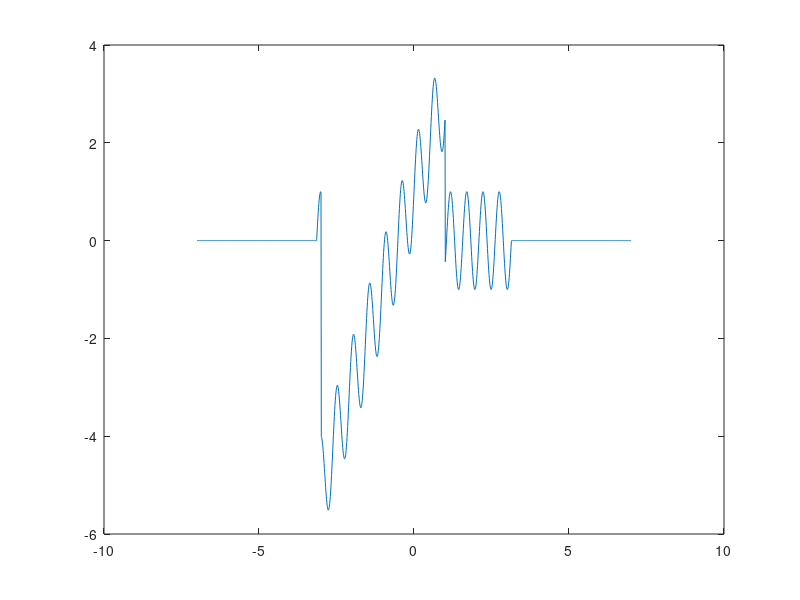

Write the MATLAB code that produced this figure.
% f(t)=sin(12*t), 0 <= t <= 2pi
t=0:0.01:2*pi;

%f=sin(t)
f=sin(12*t);

plot(t,f);

axis([0,2*pi,-2,2]); % set the boarder of the figure
plot(t,f);
axis([0,2*pi,-2,2]); % set the boarder of the figure
title('question 1 a');
xlabel('x-axis');
ylabel('y-axis');
legend('line');

% Create variables using piecewise function
t=-7:0.01:7;

f1=1 .* (t>=-1 & t<=1);

plot(t,f1);
axis([-7,7,0,2]);

f2=(2*t+1) .* (t>-3 & t<=1);
f3=(sin(12*t)) .* (t>= (-pi) & t <=pi);

f4=f2+f3;

plot(t,f2);

hold on             % To keep the function on plot
plot(t,f3,'r')      % r and g are for colorization
plot(t,f4,'g')
hold off
plot(t,f4)

% for loop (comput 1+2+...+100
s=0;
for i=1:100
    s=s+i;
end

% .m file
% call function